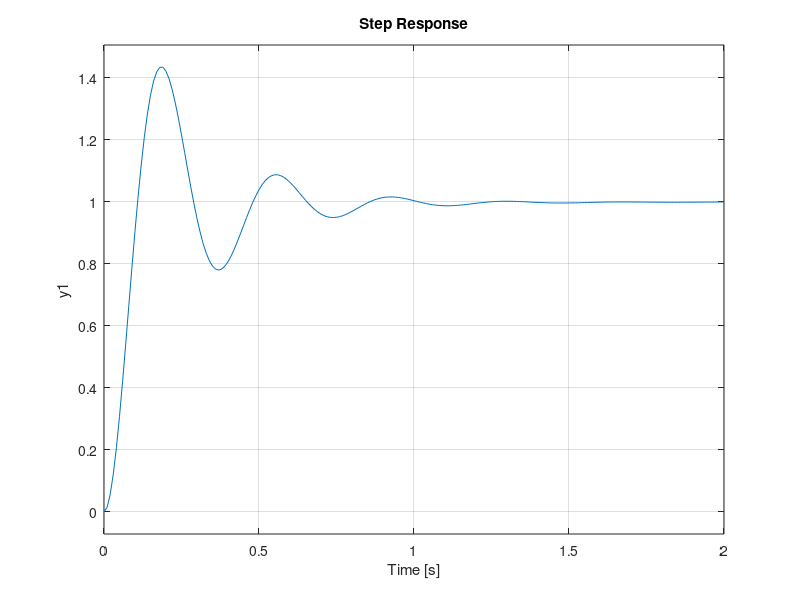

This figure's MATLAB source:
% s=tf("s");
% G=1/(s^2+10*s+20);
% T=feedback(G,1);
% step(T);

% ............P Controller..........

% s=tf("s");
% G=1/(s^2+10*s+20);
% kp=50;   % 5 to 300 in intervals of 50 
% C=pid(kp);
% T=feedback(C*G,1);
% step(T,[0:0.01:2]);
% hold on;

% ............PI Controller..........

s=tf("s");
G=1/(s^2+10*s+20);
kp=300, ki=500; % intervals of 100
C=pid(kp, ki);
T=feedback(C*G,1);
step(T,[0:0.01:2]);
hold on;

% ............PID Controller..........

% s=tf("s");
% G=1/(s^2+10*s+20);
% kp=300, ki=300, kd=30;
% C=pid(kp, ki, kd);
% T=feedback(C*G,1);
% step(T,[0:0.01:2]);
% hold on;